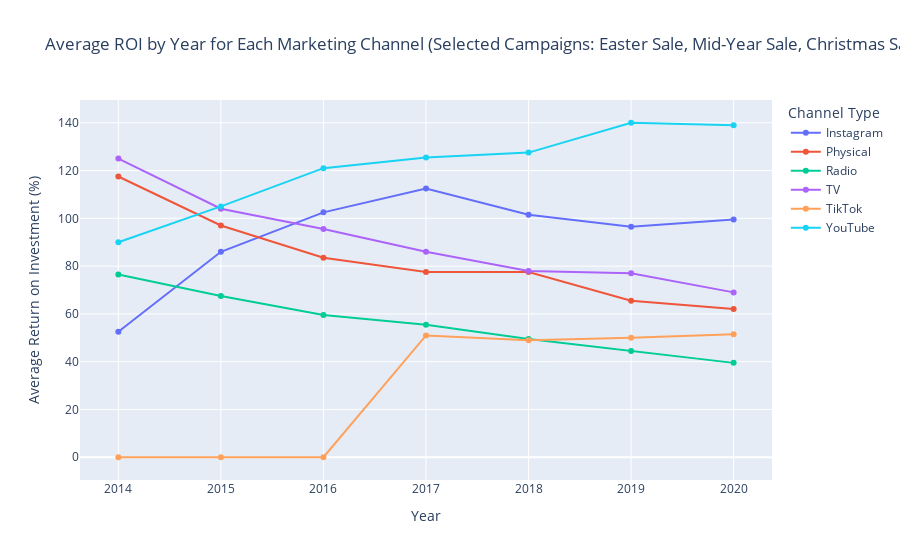

Write notebook code for a chart like this one.
### Code cell
# Average ROI of each marketing channel for the selected campaigns acrsoss all years

# input df and selected campaigns as a list
analyze_avg_roi_by_year(df, ["Easter Sale", "Mid-Year Sale", "Christmas Sale"])

### Figure 1 — Plotly figure (JSON) as saved in the notebook; plotly's stock layout.template omitted (floating-point values rounded to 4 significant figures)
{"data": [{"hovertemplate": "Channel Type=Instagram<br>Year=%{x}<br>Average Return on Investment (%)=%{y}<extra></extra>", "legendgroup": "Instagram", "line": {"color": "#636efa", "dash": "solid"}, "marker": {"symbol": "circle"}, "mode": "lines+markers", "name": "Instagram", "orientation": "v", "showlegend": true, "type": "scatter", "x": [2014, 2015, 2016, 2017, 2018, 2019, 2020], "xaxis": "x", "y": [52.5, 86, 102.5, 112.5, 101.5, 96.5, 99.5], "yaxis": "y"}, {"hovertemplate": "Channel Type=Physical<br>Year=%{x}<br>Average Return on Investment (%)=%{y}<extra></extra>", "legendgroup": "Physical", "line": {"color": "#EF553B", "dash": "solid"}, "marker": {"symbol": "circle"}, "mode": "lines+markers", "name": "Physical", "orientation": "v", "showlegend": true, "type": "scatter", "x": [2014, 2015, 2016, 2017, 2018, 2019, 2020], "xaxis": "x", "y": [117.5, 97, 83.5, 77.5, 77.5, 65.5, 62], "yaxis": "y"}, {"hovertemplate": "Channel Type=Radio<br>Year=%{x}<br>Average Return on Investment (%)=%{y}<extra></extra>", "legendgroup": "Radio", "line": {"color": "#00cc96", "dash": "solid"}, "marker": {"symbol": "circle"}, "mode": "lines+markers", "name": "Radio", "orientation": "v", "showlegend": true, "type": "scatter", "x": [2014, 2015, 2016, 2017, 2018, 2019, 2020], "xaxis": "x", "y": [76.5, 67.5, 59.5, 55.5, 49.5, 44.5, 39.5], "yaxis": "y"}, {"hovertemplate": "Channel Type=TV<br>Year=%{x}<br>Average Return on Investment (%)=%{y}<extra></extra>", "legendgroup": "TV", "line": {"color": "#ab63fa", "dash": "solid"}, "marker": {"symbol": "circle"}, "mode": "lines+markers", "name": "TV", "orientation": "v", "showlegend": true, "type": "scatter", "x": [2014, 2015, 2016, 2017, 2018, 2019, 2020], "xaxis": "x", "y": [125, 104, 95.5, 86, 78, 77, 69], "yaxis": "y"}, {"hovertemplate": "Channel Type=TikTok<br>Year=%{x}<br>Average Return on Investment (%)=%{y}<extra></extra>", "legendgroup": "TikTok", "line": {"color": "#FFA15A", "dash": "solid"}, "marker": {"symbol": "circle"}, "mode": "lines+markers", "name": "TikTok", "orientation": "v", "showlegend": true, "type": "scatter", "x": [2014, 2015, 2016, 2017, 2018, 2019, 2020], "xaxis": "x", "y": [0, 0, 0, 51, 49, 50, 51.5], "yaxis": "y"}, {"hovertemplate": "Channel Type=YouTube<br>Year=%{x}<br>Average Return on Investment (%)=%{y}<extra></extra>", "legendgroup": "YouTube", "line": {"color": "#19d3f3", "dash": "solid"}, "marker": {"symbol": "circle"}, "mode": "lines+markers", "name": "YouTube", "orientation": "v", "showlegend": true, "type": "scatter", "x": [2014, 2015, 2016, 2017, 2018, 2019, 2020], "xaxis": "x", "y": [90, 105, 121, 125.5, 127.5, 140, 139], "yaxis": "y"}], "layout": {"legend": {"title": {"text": "Channel Type"}, "tracegroupgap": 0}, "title": {"text": "Average ROI by Year for Each Marketing Channel (Selected Campaigns: Easter Sale, Mid-Year Sale, Christmas Sale)"}, "xaxis": {"anchor": "y", "domain": [0, 1], "title": {"text": "Year"}}, "yaxis": {"anchor": "x", "domain": [0, 1], "title": {"text": "Average Return on Investment (%)"}}}}
